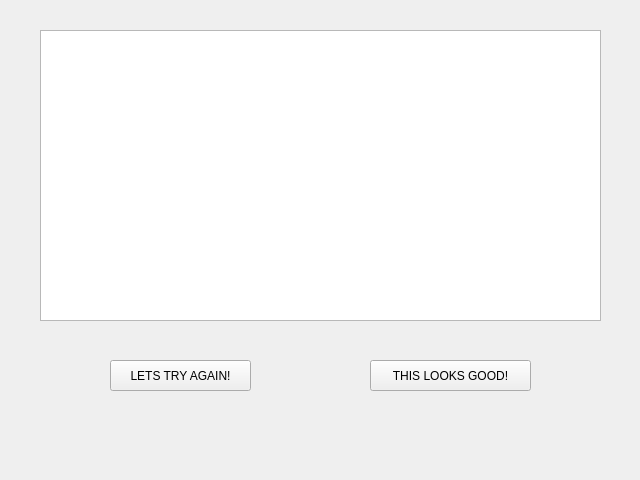
<?xml version="1.0" encoding="UTF-8"?>
<ui version="4.0">
 <class>AcceptPicturePage</class>
 <widget class="QWidget" name="AcceptPicturePage">
  <property name="geometry">
   <rect>
    <x>0</x>
    <y>0</y>
    <width>640</width>
    <height>480</height>
   </rect>
  </property>
  <property name="windowTitle">
   <string>Form</string>
  </property>
  <widget class="QPushButton" name="AcceptPictureButton">
   <property name="geometry">
    <rect>
     <x>370</x>
     <y>360</y>
     <width>161</width>
     <height>31</height>
    </rect>
   </property>
   <property name="text">
    <string>THIS LOOKS GOOD!</string>
   </property>
  </widget>
  <widget class="QPushButton" name="RejectPictureButton">
   <property name="geometry">
    <rect>
     <x>110</x>
     <y>360</y>
     <width>141</width>
     <height>31</height>
    </rect>
   </property>
   <property name="text">
    <string>LETS TRY AGAIN!</string>
   </property>
  </widget>
  <widget class="QGraphicsView" name="graphicsView">
   <property name="geometry">
    <rect>
     <x>40</x>
     <y>30</y>
     <width>561</width>
     <height>291</height>
    </rect>
   </property>
  </widget>
 </widget>
 <resources/>
 <connections/>
</ui>
